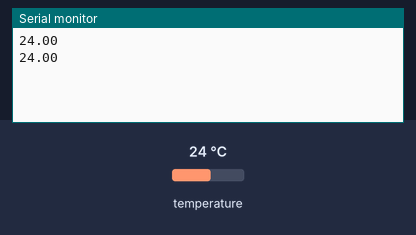
A sketch run on a simulated Arduino Uno, built with avr-gcc and run on an emulated ATmega328P. On the bench: the last lines printed to the serial monitor. Inputs (shaded band) come from the test bench; at power-on: temperature 24 °C.

Above: at 3.3 s.
3.4 s: temperature set to 12 °C
At 5.3 s:
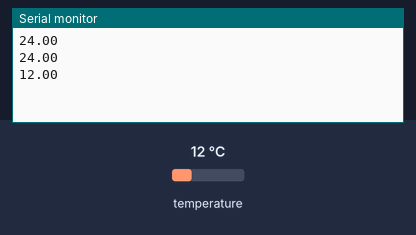
5.9 s: temperature set to 19 °C
At 6.5 s:
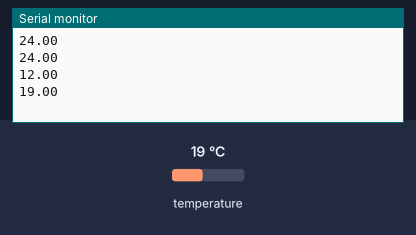
Timing chart, 0 to 8.9 s (numbered marks = the images above; inputs shaded):
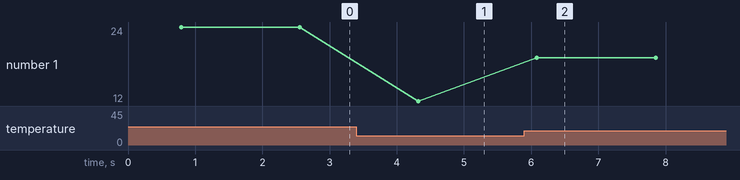

The sketch:

DallasTemperature.ino
```cpp
/*
1-Wire
Шина 1-Wire служит целям, похожим на цели шины I2C, то есть она обеспечивает возможность
взаимодействий микроконтроллеров с периферийными устройствами посредством минимального
количества линий передачи данных. Стандарт 1-Wire, разработанный в компании Dallas
Semiconductor, свел потребность в линиях до логического минимума — всего одной. Шина имеет
более низкое быстродействие, чем I2C, но обладает интересной особенностью — паразитным
питанием (parasitic power), позволяющее подключать периферийные устройства к микроконтроллеру
всего двумя проводами: GND (ground — земля) и комбинированным проводом питания и передачи
данных.
Шина 1-Wire поддерживается более узким диапазоном устройств, чем I2C. Большинство из них
производят компании Dallas Semiconductor и Maxim. К их числу относятся устройства идентификации
картриджей для принтеров, флеш-память и ЭСППЗУ, а также АЦП. Однако наибольшую популярность
среди устройств 1-Wire у радиолюбителей завоевал температурный датчик DS18B20 компании Dallas
Semiconductor.
1-Wire — это именно шина, а не соединение «точка–точка». К ней можно подключить до 255
устройств.
Так же как I2C, интерфейс 1-Wire использует понятия ведущего и ведомого устройств.
Микроконтроллер играет роль ведущего, а периферийные устройства — ведомых. Каждое ведомое
устройство еще на заводе получает уникальный идентификационный номер, который часто называют
адресом, чтобы его можно было идентифицировать на шине, к которой подключено множество
ведомых. Адрес имеет размер 64 бита, что позволяет иметь примерно 1,8 × 1019 разных
идентификационных номеров.
Подобно I2C, протокол 1-Wire предусматривает переключение режима работы шины ведущим
устройством на ввод и вывод, чтобы иметь возможность двусторонних взаимодействий. Однако в
шине 1-Wire отсутствует отдельная линия передачи тактовых сигналов, поэтому нули и единицы
передаются длинными и короткими импульсами. Импульс длительностью 60 мкс обозначает 0, а
длительностью 15 мкс — 1.
Обычно линия данных находится под напряжением с уровнем HIGH, но, когда микроконтроллеру
(ведущему) требуется послать команду устройству, он генерирует специальный импульс сброса с
уровнем LOW длительностью не менее 480 мкс. Вслед за ним следует последовательность импульсов
1 и 0.
*/
#include <OneWire.h>
#include <DallasTemperature.h>
const int busPin = 10;
OneWire bus(busPin);
DallasTemperature sensors(&bus);
DeviceAddress sensor;

void setup()
{
  Serial.begin(9600); sensors.begin();
  if (!sensors.getAddress(sensor, 0)) {
  }
}

void loop() {
  sensors.requestTemperatures();
  float tempC = sensors.getTempC(sensor);
  Serial.println(tempC);
  delay(1000);
}
```

Measured:
- after the input at 3.4 s, the serial monitor: prints a new line after 0.92 s (image 1)
- after the input at 5.9 s, the serial monitor: prints a new line after 0.19 s (image 2)
- plotted number 1: 24 → 12 after the input at 3.4 s, 12 → 19 after the input at 5.9 s
